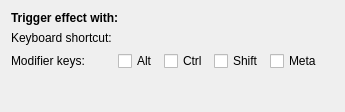
<?xml version="1.0" encoding="UTF-8"?>
<ui version="4.0">
 <class>KWin::TrackMouseEffectConfigForm</class>
 <widget class="QWidget" name="KWin::TrackMouseEffectConfigForm">
  <property name="geometry">
   <rect>
    <x>0</x>
    <y>0</y>
    <width>345</width>
    <height>112</height>
   </rect>
  </property>
  <layout class="QFormLayout" name="formLayout">
   <property name="fieldGrowthPolicy">
    <enum>QFormLayout::FieldsStayAtSizeHint</enum>
   </property>
   <item row="0" column="0" colspan="2">
    <widget class="QLabel" name="label">
     <property name="font">
      <font>
       <weight>75</weight>
       <bold>true</bold>
      </font>
     </property>
     <property name="text">
      <string>Trigger effect with:</string>
     </property>
    </widget>
   </item>
   <item row="1" column="0">
    <widget class="QLabel" name="label_KeyboardShortcut">
     <property name="text">
      <string>Keyboard shortcut:</string>
     </property>
    </widget>
   </item>
   <item row="1" column="1">
    <widget class="KKeySequenceWidget" name="shortcut" native="true"/>
   </item>
   <item row="2" column="0">
    <widget class="QLabel" name="label_ModifierKeys">
     <property name="text">
      <string>Modifier keys:</string>
     </property>
    </widget>
   </item>
   <item row="2" column="1">
    <widget class="QWidget" name="widget" native="true">
     <layout class="QHBoxLayout" name="horizontalLayout">
      <property name="leftMargin">
       <number>0</number>
      </property>
      <property name="topMargin">
       <number>0</number>
      </property>
      <property name="rightMargin">
       <number>0</number>
      </property>
      <property name="bottomMargin">
       <number>0</number>
      </property>
      <item>
       <widget class="QCheckBox" name="kcfg_Alt">
        <property name="text">
         <string>Alt</string>
        </property>
       </widget>
      </item>
      <item>
       <widget class="QCheckBox" name="kcfg_Control">
        <property name="text">
         <string>Ctrl</string>
        </property>
       </widget>
      </item>
      <item>
       <widget class="QCheckBox" name="kcfg_Shift">
        <property name="text">
         <string>Shift</string>
        </property>
       </widget>
      </item>
      <item>
       <widget class="QCheckBox" name="kcfg_Meta">
        <property name="text">
         <string>Meta</string>
        </property>
       </widget>
      </item>
     </layout>
    </widget>
   </item>
  </layout>
 </widget>
 <customwidgets>
  <customwidget>
   <class>KKeySequenceWidget</class>
   <extends>QWidget</extends>
   <header>kkeysequencewidget.h</header>
  </customwidget>
 </customwidgets>
 <resources/>
 <connections/>
</ui>
